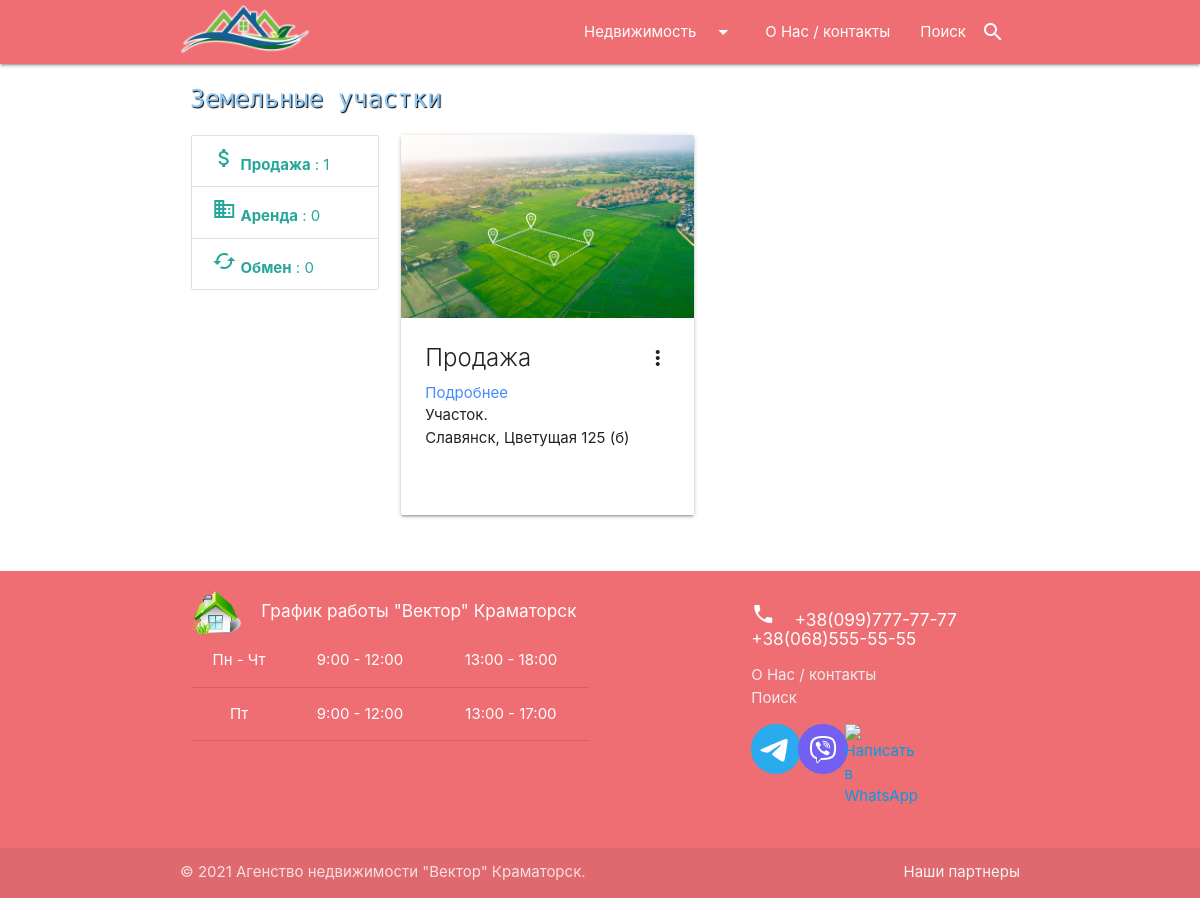
The page /landplots/ on the database as committed earlier.
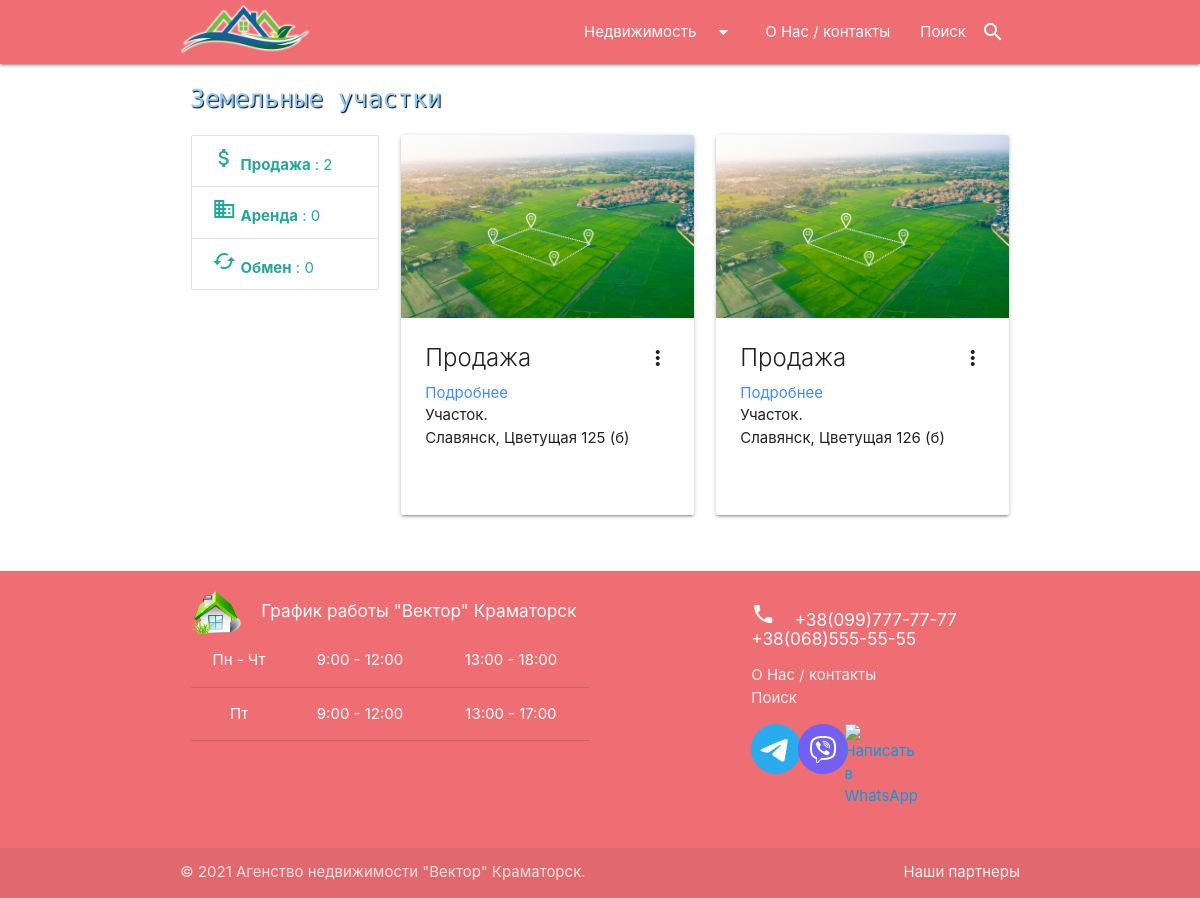
The same page on the database as committed later.
### agency/models.py (models this page shows, shortened)
class LandPlot(models.Model):
    slug_title = 'LandPlot'
    created_at = models.DateTimeField(auto_now_add=True, verbose_name='Создано')
    updated_at = models.DateTimeField(auto_now=True, verbose_name='Обновлено')
    proposal_type = models.CharField(max_length=8, choices=_PROP_CHOICES, default=_SALE, verbose_name='Тип предложения')
    price = models.FloatField(verbose_name='Цена $')
    size = models.FloatField(verbose_name='Размер земельного участка сот.')
    address = models.CharField(max_length=65, verbose_name='Адрес')
    description = models.TextField(blank=True, max_length=400, verbose_name='Описание')
    image = models.ImageField(upload_to="LandPlots/", blank=True, verbose_name='Фото земельного участка')
    realtors = models.ManyToManyField(Realtor, blank=True, verbose_name='Риелтор')
    def get_absolute_url(self):
        return reverse('landPlot', kwargs={"pk": self.pk})
    class Meta:
        verbose_name = 'Земельный участок'
        verbose_name_plural = 'Земельные участки'
        ordering = ['created_at']

### agency/views.py (the view)
# urls.py: path('landplots/', LandPlotsView.as_view(), name='landPlots'),
class LandPlotsView(ListView):
    model = LandPlot
    template_name = 'agency/landplots.html'
    context_object_name = 'landplots'
    paginate_by = 6
    def get_context_data(self, **kwargs):
        context = super().get_context_data(**kwargs)
        context['title'] = "Земельные участки"
        return context
    def get_queryset(self):
        return LandPlot.objects.all()

### agency/templatetags/landplots_tags.py (called while the page is built)
@register.inclusion_tag('agency/landsSidebarTmpl.html')
def count_lands():
    landsBySale = len(LandPlot.objects.filter(proposal_type='sale'))
    landsByExchange = len(LandPlot.objects.filter(proposal_type='exchange'))
    landsByRental = len(LandPlot.objects.filter(proposal_type='rental'))
    return {
        "landsBySale": landsBySale,
        "landsByExchange": landsByExchange,
        "landsByRental": landsByRental,
    }

### agency/templates/agency/landplots.html (shortened to what this page needs)
{% extends 'index.html' %}
{% block content %}
<div class="container">
    <h5 class="pageTitle">{{ title }}</h5>
    <div class="row">
        <div class="col s12 m12 l3">
            {% include 'inc/_landplots_sidebar.html' %}
        </div>
        <div class="col s12 m12 l9">
            <div class="row">
                {% for item in landplots %}
                <div class="col s12 m6 l6 xl4">
                    <div class="card sticky-action hoverable card_flat">
                        <div class="card-image waves-effect waves-block waves-light">
                            <img class="activator" src="{{ item.image.url }}">
                        </div>
                        <div class="card-content">
                            <span class="card-title activator grey-text text-darken-4">
                                {% if item.proposal_type == 'sale' %}
                                    Продажа
                                {% elif item.proposal_type == 'rental' %}
                                    Аренда
                                {% elif item.proposal_type == 'exchange' %}
                                    Обмен
                                {% else %}
                                    unknown
                                {% endif %}
                                <i class="material-icons right">more_vert</i>
                            </span>
                            <a href="{{ item.get_absolute_url }}" style="color: #448aff;">Подробнее</a>
                            <p>Участок.</p>
                            <p>{{ item.address }}</p>
                        </div>
                    </div>
                </div>
                {% endfor %}
            </div>
            <div class="col s12 paginator" style="display: flex; justify-content: center;">
            </div>
        </div>
    </div>
</div>
{% endblock %}

Rows that differ between the two databases and show on the page:
added LandPlot: image (picture), proposal_type "Продажа", address "Славянск, Цветущая 126 (б)"
Other text that changed with them:
{{ landsBySale }}: "1" → "2"
